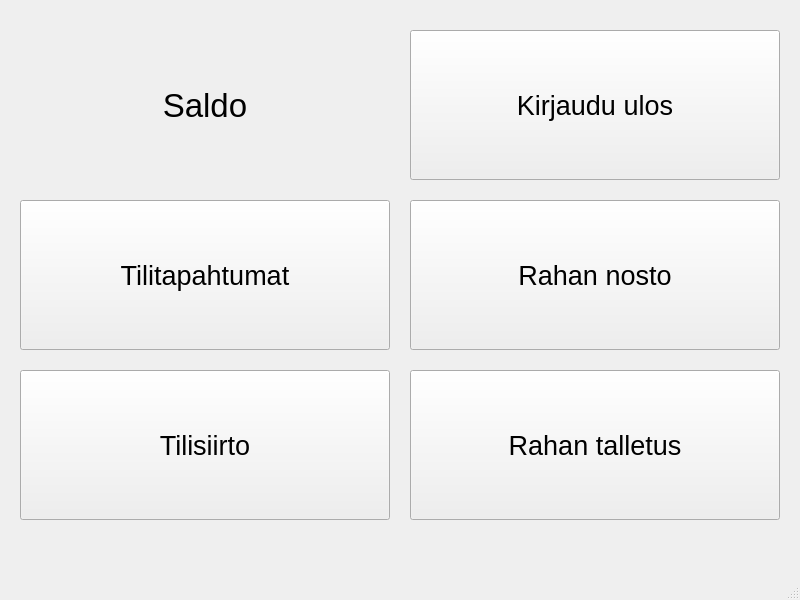
<?xml version="1.0" encoding="UTF-8"?>
<ui version="4.0">
 <class>MainWindow</class>
 <widget class="QMainWindow" name="MainWindow">
  <property name="geometry">
   <rect>
    <x>0</x>
    <y>0</y>
    <width>800</width>
    <height>600</height>
   </rect>
  </property>
  <property name="mouseTracking">
   <bool>true</bool>
  </property>
  <property name="windowTitle">
   <string>BankSimul</string>
  </property>
  <widget class="QWidget" name="centralwidget">
   <widget class="QPushButton" name="tilitapahtumat">
    <property name="geometry">
     <rect>
      <x>20</x>
      <y>200</y>
      <width>370</width>
      <height>150</height>
     </rect>
    </property>
    <property name="font">
     <font>
      <pointsize>20</pointsize>
     </font>
    </property>
    <property name="mouseTracking">
     <bool>true</bool>
    </property>
    <property name="text">
     <string>Tilitapahtumat</string>
    </property>
   </widget>
   <widget class="QPushButton" name="kirjauduUlos">
    <property name="geometry">
     <rect>
      <x>410</x>
      <y>30</y>
      <width>370</width>
      <height>150</height>
     </rect>
    </property>
    <property name="sizeIncrement">
     <size>
      <width>0</width>
      <height>0</height>
     </size>
    </property>
    <property name="font">
     <font>
      <pointsize>20</pointsize>
     </font>
    </property>
    <property name="mouseTracking">
     <bool>true</bool>
    </property>
    <property name="styleSheet">
     <string notr="true"/>
    </property>
    <property name="text">
     <string>Kirjaudu ulos</string>
    </property>
   </widget>
   <widget class="QPushButton" name="tilisiirto">
    <property name="geometry">
     <rect>
      <x>20</x>
      <y>370</y>
      <width>370</width>
      <height>150</height>
     </rect>
    </property>
    <property name="font">
     <font>
      <pointsize>20</pointsize>
     </font>
    </property>
    <property name="mouseTracking">
     <bool>true</bool>
    </property>
    <property name="text">
     <string>Tilisiirto</string>
    </property>
   </widget>
   <widget class="QPushButton" name="rahanNosto">
    <property name="geometry">
     <rect>
      <x>410</x>
      <y>200</y>
      <width>370</width>
      <height>150</height>
     </rect>
    </property>
    <property name="font">
     <font>
      <pointsize>20</pointsize>
     </font>
    </property>
    <property name="mouseTracking">
     <bool>true</bool>
    </property>
    <property name="text">
     <string>Rahan nosto</string>
    </property>
   </widget>
   <widget class="QLabel" name="saldoLabel">
    <property name="geometry">
     <rect>
      <x>20</x>
      <y>30</y>
      <width>370</width>
      <height>150</height>
     </rect>
    </property>
    <property name="font">
     <font>
      <pointsize>25</pointsize>
     </font>
    </property>
    <property name="mouseTracking">
     <bool>true</bool>
    </property>
    <property name="text">
     <string>Saldo</string>
    </property>
    <property name="alignment">
     <set>Qt::AlignCenter</set>
    </property>
   </widget>
   <widget class="QPushButton" name="rahanTalletus">
    <property name="geometry">
     <rect>
      <x>410</x>
      <y>370</y>
      <width>370</width>
      <height>150</height>
     </rect>
    </property>
    <property name="font">
     <font>
      <pointsize>20</pointsize>
     </font>
    </property>
    <property name="mouseTracking">
     <bool>true</bool>
    </property>
    <property name="text">
     <string>Rahan talletus</string>
    </property>
   </widget>
  </widget>
  <widget class="QMenuBar" name="menubar">
   <property name="geometry">
    <rect>
     <x>0</x>
     <y>0</y>
     <width>800</width>
     <height>20</height>
    </rect>
   </property>
  </widget>
  <widget class="QStatusBar" name="statusbar"/>
 </widget>
 <resources/>
 <connections/>
</ui>
